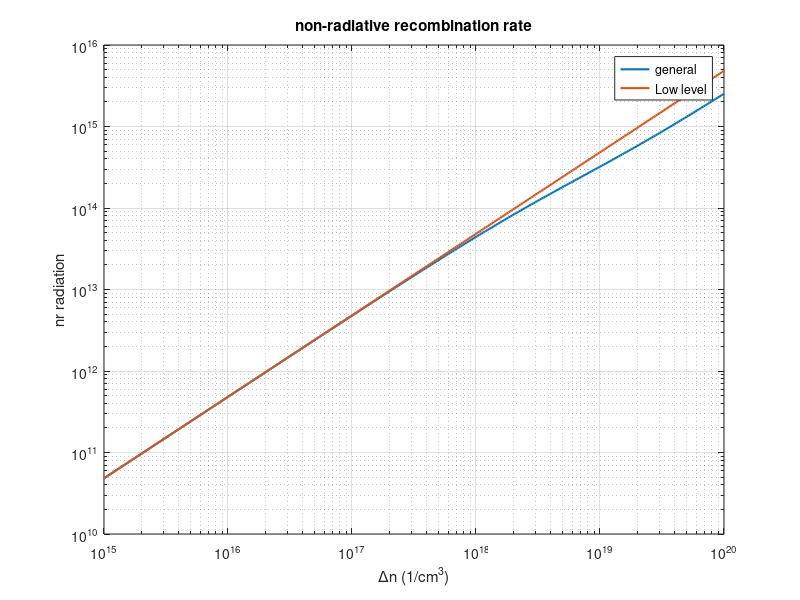

Reproduce this figure in MATLAB.
clc; 
clear;
close all;

%costants
q = 1.6e-19;
m0 = 9.11e-31;
me      = 0.067*m0;
mh      = 0.47*m0;
mr      = me*mh/(me+mh);

h_cut = 6.626e-34/(2*pi);
kB = 1.38e-23;

T = 300;
ni = 1.79e6; 
sr = 1e-15;
vth = sqrt(3*T*kB/mr)*100;       

% inputs
p0 = 10e18; % doping concentration    
Nt = 10e2; % defect density 
Et_a = 0.2*q; % trap energy

deln = logspace(15, 20, 300);
delp = deln;
n0=ni^2/p0;
p=p0+delp;
n=n0+deln;

% Calculate for general case
Rnr=sr*vth*Nt*(n.*p-ni^2)./(n+p+2*ni*cosh(Et_a/(kB*T)));

% Calculate for low level injection
t_nr = 1/(sr*vth*Nt);
Rnr_low_ij= deln/t_nr;

figure;
loglog(deln,Rnr, 'LineWidth',1.5);
hold on
loglog(deln,Rnr_low_ij, 'LineWidth',1.5)
xlabel('\Deltan (1/cm^3)');
ylabel('nr radiation');
grid on;
title('non-radiative recombination rate');
legend('general','Low level');
